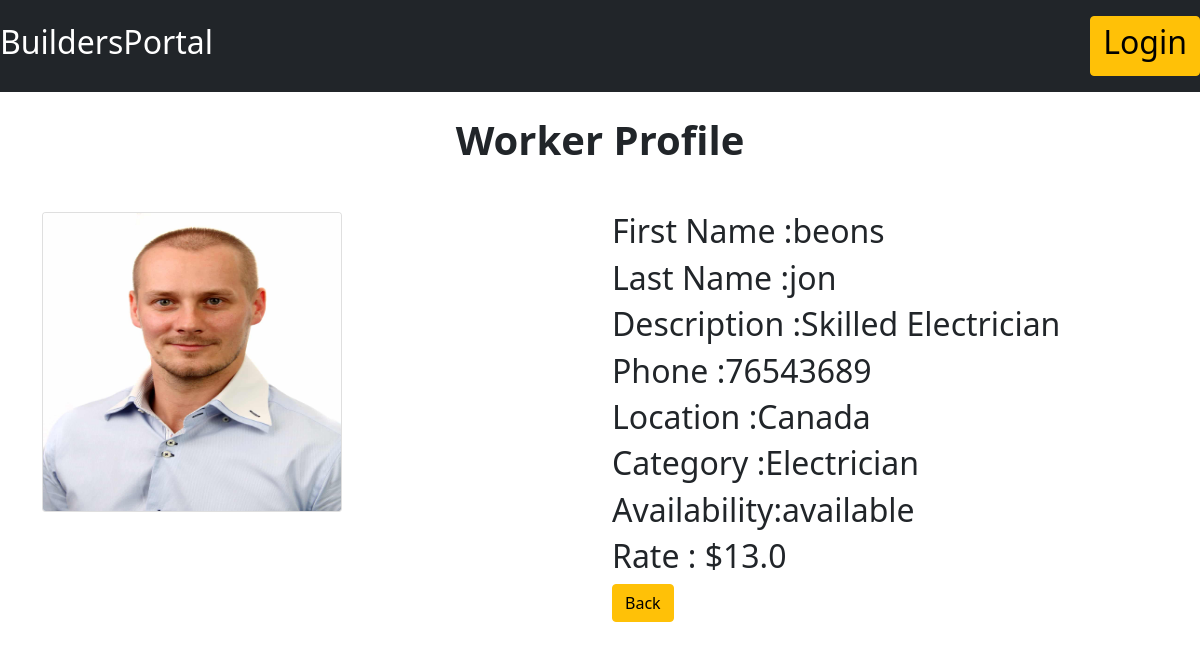
/supplierdetail/16/, run on the app's committed database.
### use/models.py (models this page shows, shortened)
class Worker(models.Model):
        def get_filename(instance,filename):
             old_name = filename
             current_time=datetime.now().strftime('%Y%m%d%H;%M:%S')
             filename="%s%s"%(current_time,old_name)
             return os.path.join('uploads/',filename)
        user = models.ForeignKey(User,on_delete=models.CASCADE,default=1)
        image = models.ImageField(upload_to=get_filename,null=True,blank=True)
        firstname = models.CharField(max_length=200)
        lastname  = models.CharField(max_length=200)
        phone     = models.CharField(max_length=200)
        description= models.CharField(max_length=2000)
        rate=models.FloatField()
        location=models.CharField(max_length=200)
        category=models.CharField(max_length=200)
        availability=models.CharField(max_length=200)

### use/views.py (the view)
# urls.py: path('supplierdetail/<int:worker_id>/',views.detail,name='detail'),
def detail(request,worker_id):
    worker = Worker.objects.get(pk=worker_id)
    context={
        'worker':worker,
    }
    return render(request,'use/worker_detail.html',context)

### use/templates/use/worker_detail.html (shortened to what this page needs)
<!DOCTYPE html>
<html lang="en">
<head>
  <link href="https://cdn.jsdelivr.net/npm/bootstrap@5.1.3/dist/css/bootstrap.min.css" rel="stylesheet">
</head>
    <body>
      <nav class="navbar navbar-dark bg-dark">
        <a href="/" class=" navbar-brand link-warning"><h2>BuildersPortal</h2></a>
        <div class="navbar">
            {% if user.is_authenticated %}
            <p class="navbar-text text-white">Hello,&nbsp{{ user.username }}</p>
            &nbsp&nbsp <a href="{% url 'logout' %}" class="btn btn-warning"><h2>Logout</h2></a>
          {% else %}
          <a href="use/login" class="btn btn-warning"><h2>Login</h2></a>
          {% endif %}
        </div>
    </nav>
    <div class="container">
        <div class="row">
          <div class="col-md-12">
            <p class="text-center h1 fw-bold mb-5 mx-1 mx-md-4 mt-4">Worker Profile</p>
          </div>
            <div class="col-md-6">
                {% if worker.image%}
                    <img class="card" height="300px" width = "300px" src="{{ worker.image.url }}"/>
                  {% else %}
                     <img class="card" height="300px" width = "300px" src="https://icons.iconarchive.com/icons/blackvariant/button-ui-system-folders-drives/1024/Users-icon.png"/>
                  {% endif %}
            </div>
            <div class="col-md-6">
                <h2>First Name  :{{ worker.firstname }}</h2>
                <h2>Last Name   :{{ worker.lastname }}</h2>
                <h2>Description :{{ worker.description }}</h2>
                <h2>Phone       :{{ worker.phone }}</h2>
                <h2>Location    :{{ worker.location }}</h2>
                <h2>Category    :{{ worker.category }}</h2>
                <h2>Availability:{{ worker.availability }}</h2>
                <h2>Rate        : ${{ worker.rate }}</h2>
                <a href="{% url 'home' %}" class="btn btn-warning">Back</a>
            </div>
        </div>
    </div>
    </body>
</html>

### data on the page
Worker: image (picture), firstname "beons", lastname "jon", description "Skilled Electrician", phone "76543689", location "Canada", category "Electrician", availability "available", rate "13.0"
